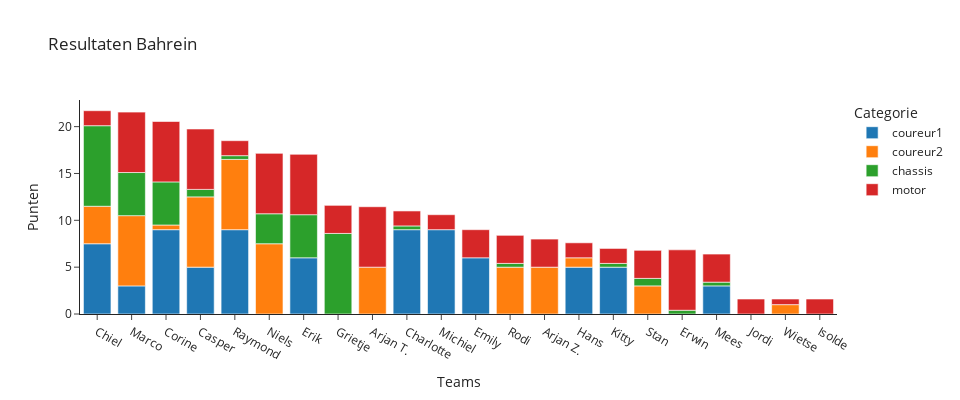

The code cell stored with this chart in its notebook:
### Code cell
fig = px.histogram(df.loc[df['race']=='Bahrein'], x="team", y="score", color="cat",
            title="Resultaten Bahrein",
            width=960, height=400,
            labels={ "score" : "Score", "cat" : "Categorie", "team" : "Teams" },
            template="simple_white"
            )

fig.update_layout(yaxis_title="Punten") 
#fig.write_html("test_bar.html")
fig.show()

### Figure 1 — Plotly figure (JSON) as saved in the notebook; plotly's stock layout.template omitted (floating-point values rounded to 4 significant figures)
{"data": [{"alignmentgroup": "True", "bingroup": "x", "histfunc": "sum", "hovertemplate": "Categorie=coureur1<br>Teams=%{x}<br>sum of Score=%{y}<extra></extra>", "legendgroup": "coureur1", "marker": {"color": "#1F77B4", "pattern": {"shape": ""}}, "name": "coureur1", "offsetgroup": "coureur1", "orientation": "v", "showlegend": true, "type": "histogram", "x": ["Chiel", "Marco", "Corine", "Casper", "Raymond", "Niels", "Erik", "Grietje", "Arjan T.", "Charlotte", "Michiel", "Emily", "Rodi", "Arjan Z.", "Hans", "Kitty", "Stan", "Erwin", "Mees", "Jordi", "Wietse", "Isolde"], "xaxis": "x", "y": [7.5, 3, 9, 5, 9, 0, 6, 0, 0, 9, 9, 6, 0, 0, 5, 5, 0, 0, 3, 0, 0, 0], "yaxis": "y"}, {"alignmentgroup": "True", "bingroup": "x", "histfunc": "sum", "hovertemplate": "Categorie=coureur2<br>Teams=%{x}<br>sum of Score=%{y}<extra></extra>", "legendgroup": "coureur2", "marker": {"color": "#FF7F0E", "pattern": {"shape": ""}}, "name": "coureur2", "offsetgroup": "coureur2", "orientation": "v", "showlegend": true, "type": "histogram", "x": ["Chiel", "Marco", "Corine", "Casper", "Raymond", "Niels", "Erik", "Grietje", "Arjan T.", "Charlotte", "Michiel", "Emily", "Rodi", "Arjan Z.", "Hans", "Kitty", "Stan", "Erwin", "Mees", "Jordi", "Wietse", "Isolde"], "xaxis": "x", "y": [4, 7.5, 0.5, 7.5, 7.5, 7.5, 0, 0, 5, 0, 0, 0, 5, 5, 1, 0, 3, 0, 0, 0, 1, 0], "yaxis": "y"}, {"alignmentgroup": "True", "bingroup": "x", "histfunc": "sum", "hovertemplate": "Categorie=chassis<br>Teams=%{x}<br>sum of Score=%{y}<extra></extra>", "legendgroup": "chassis", "marker": {"color": "#2CA02C", "pattern": {"shape": ""}}, "name": "chassis", "offsetgroup": "chassis", "orientation": "v", "showlegend": true, "type": "histogram", "x": ["Chiel", "Marco", "Corine", "Casper", "Raymond", "Niels", "Erik", "Grietje", "Arjan T.", "Charlotte", "Michiel", "Emily", "Rodi", "Arjan Z.", "Hans", "Kitty", "Stan", "Erwin", "Mees", "Jordi", "Wietse", "Isolde"], "xaxis": "x", "y": [8.6, 4.6, 4.6, 0.8, 0.4, 3.2, 4.6, 8.6, 0, 0.4, 0, 0, 0.4, 0, 0, 0.4, 0.8, 0.4, 0.4, 0, 0, 0], "yaxis": "y"}, {"alignmentgroup": "True", "bingroup": "x", "histfunc": "sum", "hovertemplate": "Categorie=motor<br>Teams=%{x}<br>sum of Score=%{y}<extra></extra>", "legendgroup": "motor", "marker": {"color": "#D62728", "pattern": {"shape": ""}}, "name": "motor", "offsetgroup": "motor", "orientation": "v", "showlegend": true, "type": "histogram", "x": ["Chiel", "Marco", "Corine", "Casper", "Raymond", "Niels", "Erik", "Grietje", "Arjan T.", "Charlotte", "Michiel", "Emily", "Rodi", "Arjan Z.", "Hans", "Kitty", "Stan", "Erwin", "Mees", "Jordi", "Wietse", "Isolde"], "xaxis": "x", "y": [1.6, 6.45, 6.45, 6.45, 1.6, 6.45, 6.45, 3, 6.45, 1.6, 1.6, 3, 3, 3, 1.6, 1.6, 3, 6.45, 3, 1.6, 0.6, 1.6], "yaxis": "y"}], "layout": {"barmode": "relative", "height": 400, "legend": {"title": {"text": "Categorie"}, "tracegroupgap": 0}, "title": {"text": "Resultaten Bahrein"}, "width": 960, "xaxis": {"anchor": "y", "domain": [0, 1], "title": {"text": "Teams"}}, "yaxis": {"anchor": "x", "domain": [0, 1], "title": {"text": "Punten"}}}}
